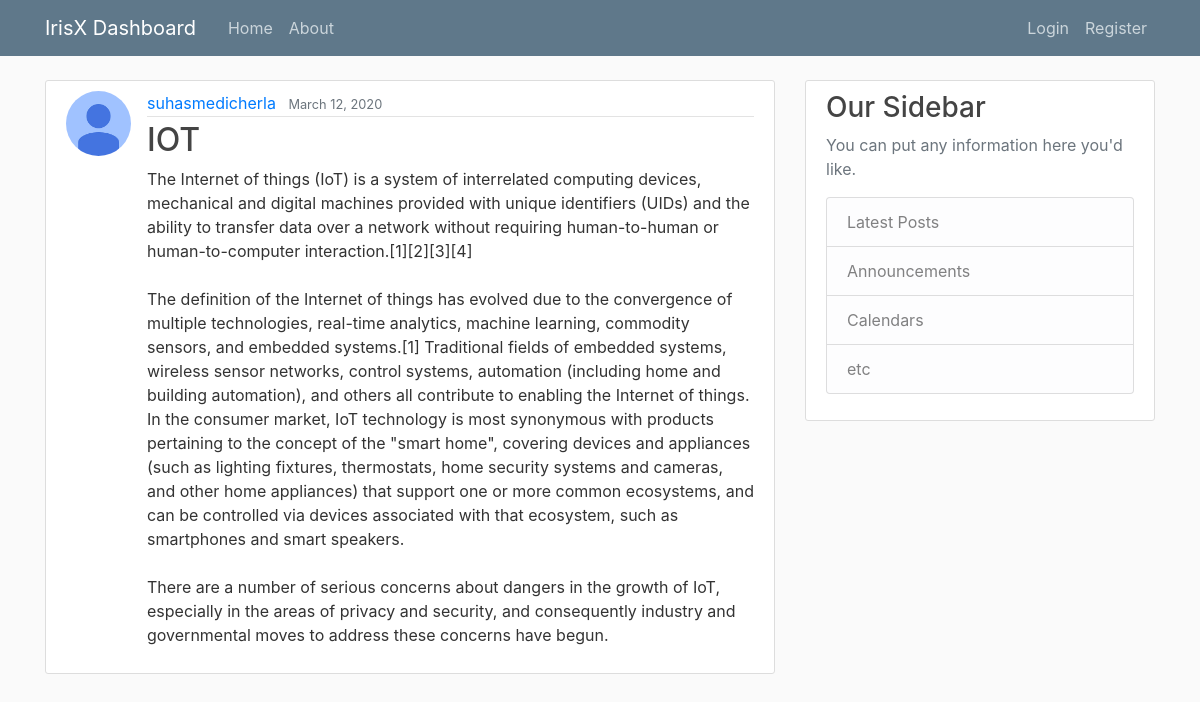
The app's page /post/2/ with its own data.
### blog/models.py (models this page shows, shortened)
class Post(models.Model):
    title = models.CharField(max_length=100)
    content = models.TextField()
    date_posted = models.DateTimeField(default=timezone.now)
    author = models.ForeignKey(User, on_delete=models.CASCADE)

### users/models.py (models this page shows, shortened)
class Profile(models.Model):
    user = models.OneToOneField(User, on_delete=models.CASCADE)
    image = models.ImageField(default='default.jpg', upload_to='profile_pics')

### blog/views.py (the view)
# urls.py: path('post/<int:pk>/', PostDetailView.as_view(), name='post-detail'),
class PostDetailView(DetailView):
    model = Post

### blog/templates/blog/post_detail.html (shortened to what this page needs)
{% extends "blog/base.html" %}
{% block content %}
      <article class="media content-section">
        <img class="rounded-circle article-img" src = "{{ object.author.profile.image.url }}">
        <div class="media-body">
          <div class="article-metadata">
            <a class="mr-2" href="{% url 'user-posts' object.author.username %}">{{ object.author }}</a>
            <small class="text-muted">{{ object.date_posted | date:"F d, Y" }}</small>
          </div>
          <h2>{{ object.title }}</h2>
          <p class="article-content">{{ object.content }}</p>
        </div>
      </article>
{% endblock content %}

### blog/static/blog/main.css (style rules this page uses)
body { background: #fafafa; color: #333333; margin-top: 5rem; }
h1, h2, h3, h4, h5, h6 { color: #444444; }
.content-section { background: #ffffff; padding: 10px 20px; border: 1px solid #dddddd; border-radius: 3px; margin-bottom: 20px; }
.article-content { white-space: pre-line; }
.article-img { height: 65px; width: 65px; margin-right: 16px; }
.article-metadata { padding-bottom: 1px; margin-bottom: 4px; border-bottom: 1px solid #e3e3e3 }

### records on screen
Post: author.profile.image (placeholder picture), author "suhasmedicherla", date_posted "March 12, 2020", title "IOT", content "The Internet of things (IoT) is a system of interrelated computing devices, mechanical and digital machines provided with unique identifiers (UIDs) and the ability to transfer data over a network without requiring human-to-human or human-to-computer interaction.[1][2][3][4] The definition of the Internet of things has evolved due to the convergence of multiple technologies, real-time analytics, machine learning, commodity sensors, and embedded systems.[1] Traditional fields of embedded systems, wireless sensor networks, control systems, automation (including home and building automation), and others all contribute to enabling the Internet of things. In the consumer market, IoT technology is…"
